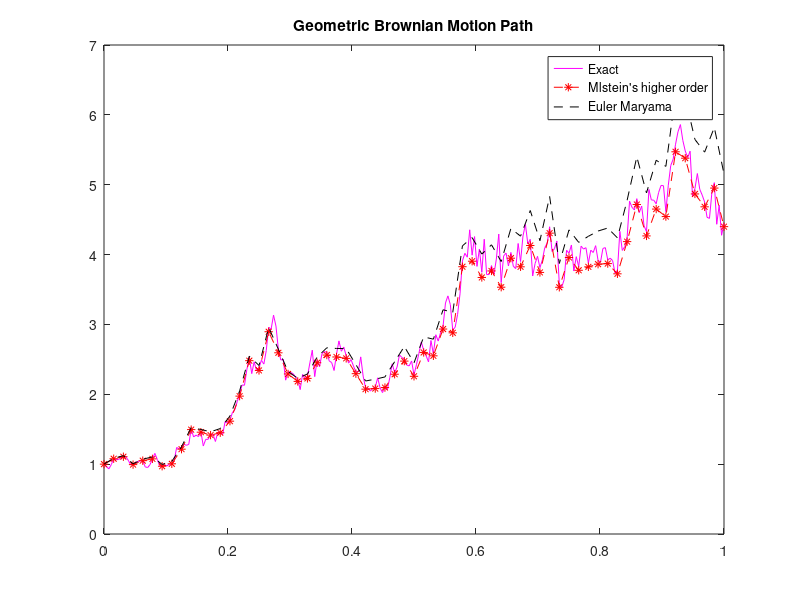

Here is the MATLAB script that generated this plot:
clc 
clear all
randn('state', 100) 

T = 1;
N = 2^8;
dt = T/N;
dW = sqrt (dt) *randn (1,N) ; 
W = cumsum (dW);

mu = 2;
sigma = 1;
Xzero = 1;


Xtrue = Xzero*exp((mu -.5*sigma^2)*([dt:dt:T])+ sigma*W);
figure
plot ([0:dt:T], [Xzero,Xtrue],'m-') 
hold on


% Euler Mrayama
R = 4;
Dt = R*dt; % length of subinterval for Euler Marayma
L = N/R; % number of subintervals for Euler maryama

XMM = zeros (1, L); % defining an array to save Euler Marayama Value
Xtemp = Xzero;

% f(x) = mu*x and g (x) = sigma*X and g'(x) = sigma
for j = 1:L
    Winc = sum (dW (R* (j-1) +1:R*j)) ; % BM increment dw (j) =W(j) -W(j-1)
    Xtemp = Xtemp+ mu*Dt*Xtemp + sigma*Xtemp*Winc + .5*sigma^2*Xtemp*(Winc^2 - Dt);
    XMM (j) = Xtemp;
end

plot ([0:Dt:T], [Xzero, XMM], 'r--*') % remember X (0) =1=Xzero
hold on

Xem = zeros (1, L); % defining an array to save Euler Marayama Value
Xtemp = Xzero;

% f(x) = mu*x and g (x) = sigma*X
for j = 1:L
    Winc = sum (dW (R* (j-1) +1:R*j)) ; % BM increment dw (j) =W(j) -W(j-1)
    Xtemp = Xtemp+ mu*Xtemp*Dt+ sigma*Xtemp*Winc;
    Xem (j) = Xtemp;
end

plot ([0:Dt:T], [Xzero, Xem], 'k--') % remember X (0) =1=Xzero
hold off

title ('Geometric Brownian Motion Path')
legend ('Exact', 'Mlstein''s higher order','Euler Maryama')

error1 = abs (XMM (end) -Xtrue (end) );
error2 = abs (Xem (end) -Xtrue (end) );

if error1<error2
    disp('Mlstein''s higher order gives more accurate result')
else
    disp('Euler Maryma gives more accurate result')
end